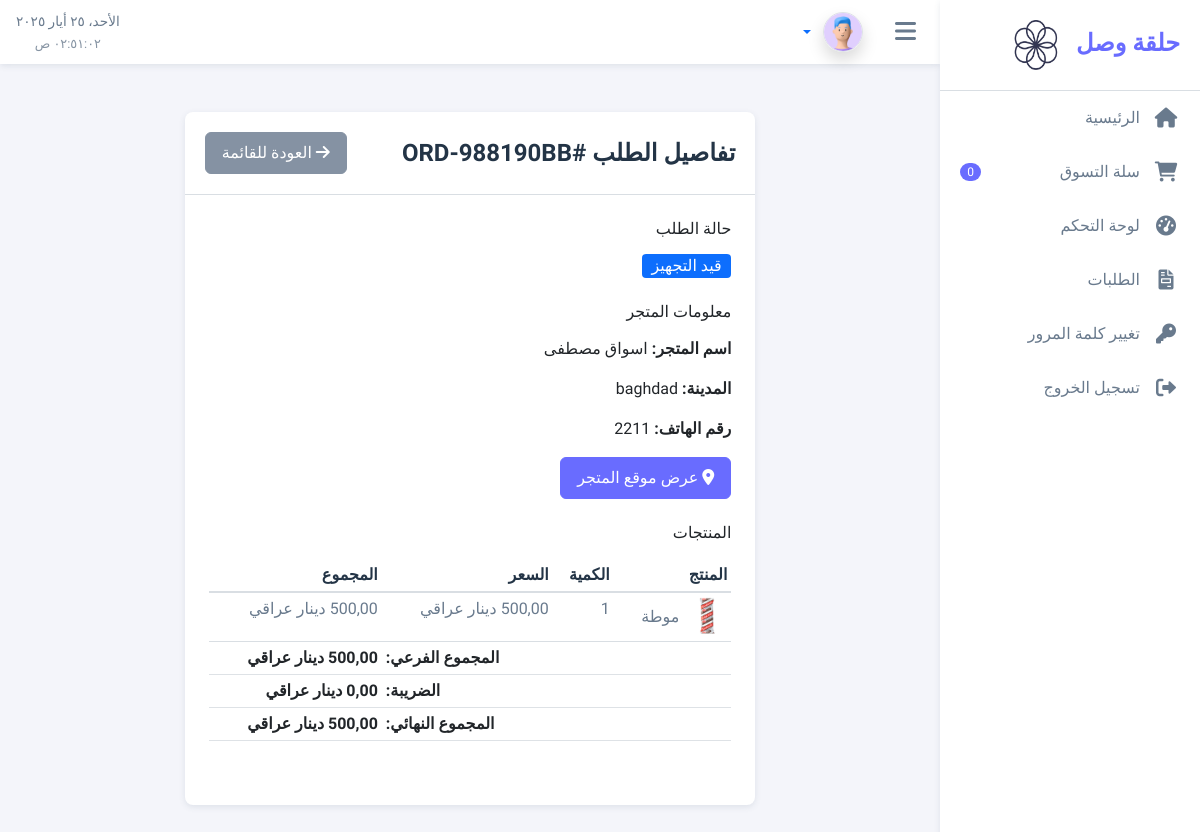
/order-management/18/ (signed in), run on an earlier commit of the app's database.
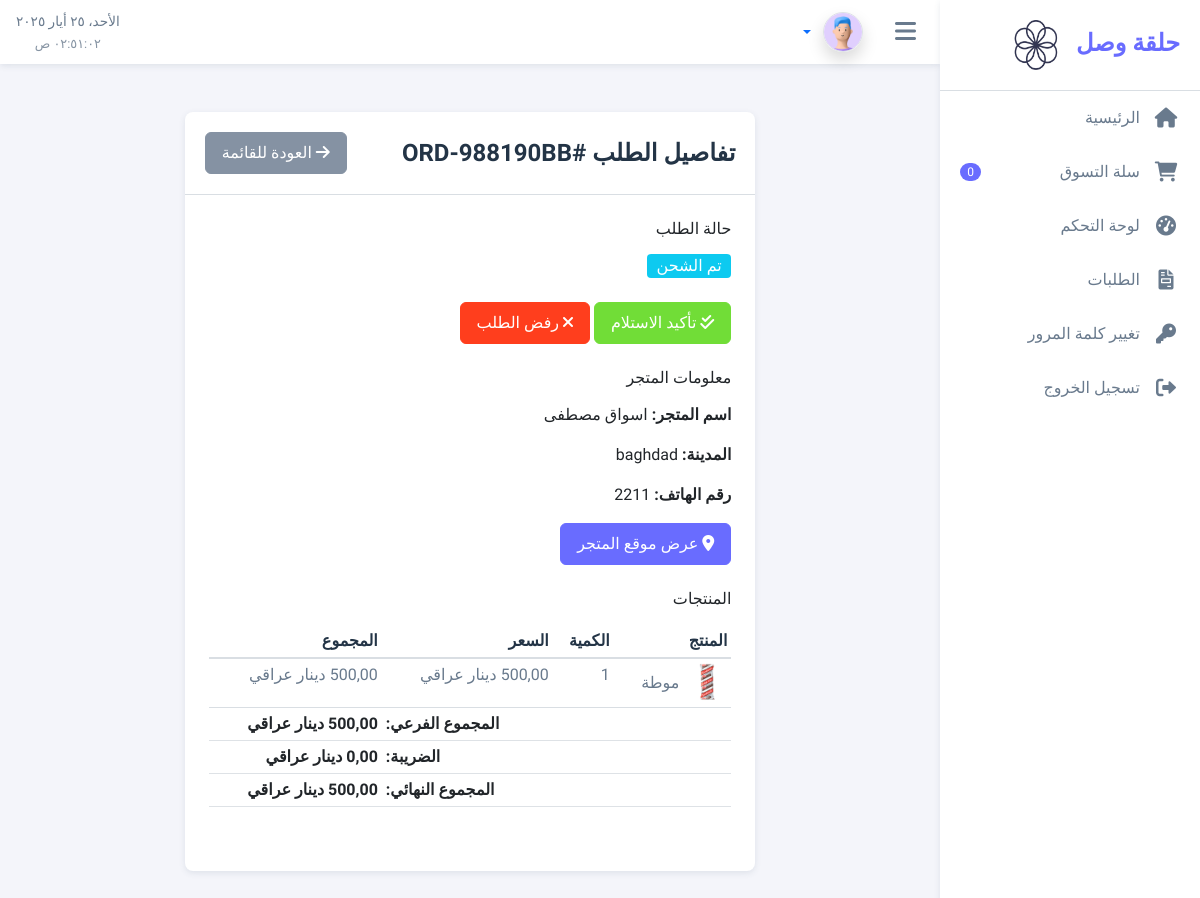
And on a later commit of the database.
### order_management/models.py (models this page shows, shortened)
class Order(models.Model, BaghdadTimestampMixin):
    STATUS_CHOICES = (
        ('pending', 'بانتظار الموافقة'),
        ('accepted', 'تم قبول الطلب'),
        ('processing', 'قيد التجهيز'),
        ('shipped', 'تم الشحن'),
        ('delivered', 'تم التسليم'),
        ('rejected', 'مرفوض'),
        ('canceled', 'ملغي'),
    )
    customer = models.ForeignKey(Customer, on_delete=models.CASCADE, related_name='orders', verbose_name='المتجر')
    store_name = models.CharField(_('اسم المتجر'), max_length=255)
    store_location = models.CharField(_('موقع المتجر'), max_length=100)
    store_city = models.CharField(_('مدينة المتجر'), max_length=100)
    store_phone = models.CharField(_('هاتف المتجر'), max_length=20)
    order_number = models.CharField(max_length=20, unique=True, verbose_name='رقم الطلب')
    status = models.CharField(max_length=20, choices=STATUS_CHOICES, default='pending', verbose_name='الحالة')
    notes = models.TextField(blank=True, null=True, verbose_name='ملاحظات')
    subtotal = models.DecimalField(max_digits=10, decimal_places=2, verbose_name='المجموع الفرعي')
    tax = models.DecimalField(max_digits=10, decimal_places=2, verbose_name='الضريبة')
    total = models.DecimalField(max_digits=10, decimal_places=2, verbose_name='المجموع النهائي')
    created_at = models.DateTimeField(auto_now_add=True, verbose_name='تاريخ الإنشاء')
    updated_at = models.DateTimeField(auto_now=True, verbose_name='تاريخ التحديث')
    class Meta:
        verbose_name = 'طلب'
        verbose_name_plural = 'الطلبات'
        ordering = ['-created_at']
    def get_status_display(self):
        return dict(self.STATUS_CHOICES).get(self.status, self.status)
    @property
    def status_color(self):
        status_colors = {
            'pending': 'warning',
            'accepted': 'info',
            'processing': 'primary',
            'shipped': 'info',
            'delivered': 'success',
            'rejected': 'danger',
            'cancelled': 'danger'
        }
        return status_colors.get(self.status, 'secondary')

### user_accounts/models.py (models this page shows, shortened)
class Customer(models.Model, BaghdadTimestampMixin):
    user = models.OneToOneField(settings.AUTH_USER_MODEL, on_delete=models.CASCADE, related_name='customer')
    store_name = models.CharField(max_length=100, verbose_name='اسم المتجر')
    phone = models.CharField(max_length=20, verbose_name='رقم الهاتف')
    address = models.TextField(verbose_name='العنوان')
    city = models.CharField(max_length=100, verbose_name='المدينة')
    country = CountryField(verbose_name='البلد')
    location = models.CharField(max_length=255, blank=True, verbose_name='الموقع')
    created_at = models.DateTimeField(auto_now_add=True, verbose_name='تاريخ الإنشاء')
    updated_at = models.DateTimeField(auto_now=True, verbose_name='تاريخ التحديث')
    is_active = models.BooleanField(default=True, verbose_name='نشط')
    class Meta:
        verbose_name = 'متجر'
        verbose_name_plural = 'المتاجر'
        ordering = ['-created_at']

### order_management/views.py (the view, shortened to what this page needs)
# urls.py: path('<int:pk>/', views.order_detail, name='order_detail'),
@login_required
def order_detail(request, pk):
    order = get_object_or_404(Order, pk=pk)
    context = {
        'order': order,
        'is_company': request.user.user_type == 'company',
        'is_customer': request.user.user_type == 'customer',
    }
    return render(request, 'order_management/order_detail.html', context)

### core/context_processors.py (called while the page is built)
def google_maps_api_key(request):
    current_language = get_language() or settings.LANGUAGE_CODE
    return {
        'GOOGLE_MAPS_API_KEY': settings.GOOGLE_MAPS_API_KEY,
        'MAP_TRANSLATIONS': settings.MAP_TRANSLATIONS.get(current_language, settings.MAP_TRANSLATIONS['ar'])
    }

### templates/order_management/order_detail.html (shortened to what the changed rows need)
{% extends 'base_materio.html' %}
{% load static %}
{% load i18n %}
{% block extra_css %}
<link rel="stylesheet" href="https://unpkg.com/leaflet@1.7.1/dist/leaflet.css" />
{% endblock %}
{% block content %}
<div class="container py-4">
    <div class="row">
        <div class="col-lg-8 mx-auto">
            <div class="card">
                <div class="card-header d-flex justify-content-between align-items-center">
                    <h4 class="mb-0">{% trans "تفاصيل الطلب" %} #{{ order.order_number }}</h4>
                    <div>
                        <a href="{% url 'order_management:order_list' %}" class="btn btn-secondary">
                        </a>
                    </div>
                </div>
                <div class="card-body">
                    <div class="mb-4">
                        <h6 class="mb-3">{% trans "حالة الطلب" %}</h6>
                        <span class="badge bg-{{ order.status_color }} fs-6">
                            {{ order.get_status_display }}
                        </span>
                    </div>
                    {% if is_customer %}
                        <div class="mb-4">
                            {% if order.status == 'shipped' %}
                                <button class="btn btn-success" onclick="updateOrderStatus({{ order.id }}, 'delivered')">
                                    <i class="fas fa-check-double"></i> {% trans "تأكيد الاستلام" %}
                                </button>
                                <button class="btn btn-danger" onclick="updateOrderStatus({{ order.id }}, 'rejected')">
                                    <i class="fas fa-times"></i> {% trans "رفض الطلب" %}
                                </button>
                            {% endif %}
                        </div>
                    {% endif %}
                    <div class="row mb-4">
                        <div class="col-md-6">
                            <h6 class="mb-3">{% trans "معلومات المتجر" %}</h6>
                            <p><strong>{% trans "اسم المتجر:" %}</strong> {{ order.customer.store_name }}</p>
                            <p><strong>{% trans "المدينة:" %}</strong> {{ order.customer.city }}</p>
                            <p><strong>{% trans "رقم الهاتف:" %}</strong> {{ order.customer.phone }}</p>
                            <button class="btn btn-primary" data-bs-toggle="modal" data-bs-target="#mapModal">
                                <i class="fas fa-map-marker-alt"></i> {% trans "عرض موقع المتجر" %}
                            </button>
                        </div>
                    </div>
                    <div class="table-responsive mb-4">
                        <table class="table table-sm">
                            <thead>
                                <tr>
                                    <th>{% trans "المنتج" %}</th>
                                    <th>{% trans "الكمية" %}</th>
                                    <th>{% trans "السعر" %}</th>
                                    <th>{% trans "المجموع" %}</th>
                                </tr>
                            </thead>
                        </table>
                    </div>
                </div>
            </div>
        </div>
    </div>
</div>
{% endblock %}

What changed in the data, as far as the page shows it:
changed Order "ORD-988190BB": status "قيد التجهيز" → "تم الشحن"
Also different on the page:
text now shown: "تأكيد الاستلام رفض الطلب"
